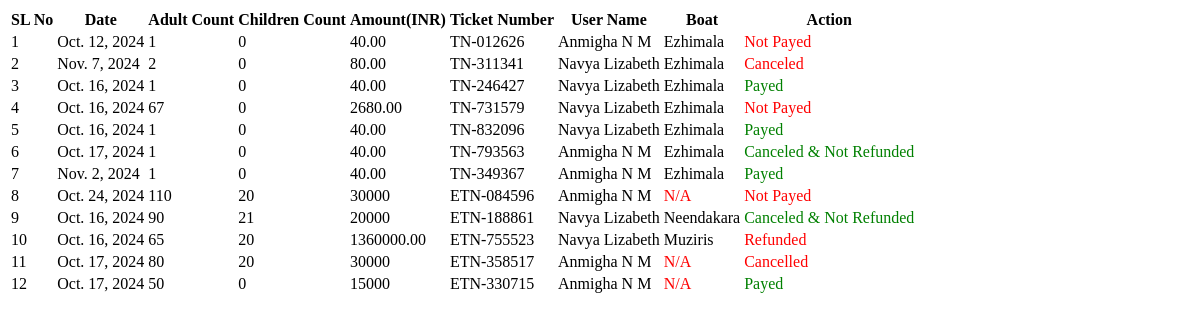
Before: /WebAdmin/ajaxreport/ with the older database file.
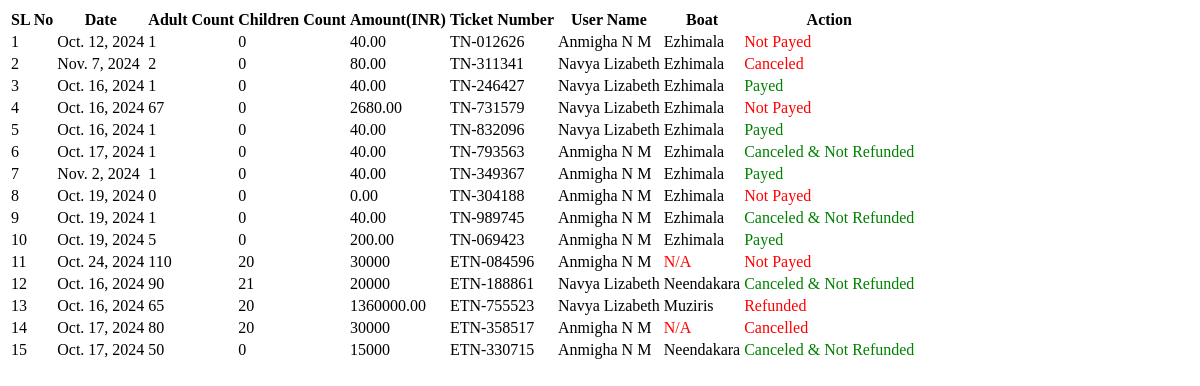
After: the same page with the newer database file.
### User/models.py (models this page shows, shortened)
class tbl_ticketbooking(models.Model):
    date = models.DateField()
    ticket_number = models.CharField(max_length=20, unique=True, blank=True, null=True)
    adults_count = models.CharField(max_length=20)
    childrens_count = models.CharField(max_length=20)
    book_amount = models.DecimalField(max_digits=10, decimal_places=2)  # Use DecimalField for monetary values
    service = models.ForeignKey(tbl_services, on_delete=models.CASCADE, default=1)
    user = models.ForeignKey(settings.AUTH_USER_MODEL, on_delete=models.CASCADE)
    payment = models.IntegerField(default=0)  # False for pending, True for completed
    payment_id = models.CharField(max_length=100, blank=True, null=True)  # Store payment ID if available
    refund_amount = models.DecimalField(max_digits=10, decimal_places=2, null=True, blank=True)

class tbl_eventbooking(models.Model):
    event_date = models.DateField()
    event_startpoint = models.ForeignKey(tbl_place, on_delete=models.CASCADE, related_name='event_startpoints')
    event_endpoint = models.ForeignKey(tbl_place, on_delete=models.CASCADE, related_name='event_endpoints')
    event_starttime = models.TimeField(default=time(0, 0))  # Default to 00:00:00
    duration = models.DurationField(null=True, blank=True)  # Store duration as a time period
    event_number = models.CharField(max_length=20, unique=True, blank=True, null=True)
    adult_count = models.CharField(max_length=20)
    children_count = models.CharField(max_length=20)
    boat_deck = models.CharField(max_length=50,default='1')
    event_type = models.ForeignKey(tbl_eventtype, on_delete=models.CASCADE)
    user = models.ForeignKey(settings.AUTH_USER_MODEL, on_delete=models.CASCADE)
    assign = models.ForeignKey(tbl_boat, on_delete=models.CASCADE, null=True)
    status = models.IntegerField(default=0)
    payment_id = models.CharField(max_length=100, blank=True, null=True)  # Store payment ID if available
    refund_amount = models.DecimalField(max_digits=10, decimal_places=2, null=True, blank=True)

### Guest/models.py (models this page shows, shortened)
class CustomDetails(AbstractUser):
    ROLE_CHOICES = [
        ('admin', 'Admin'),
        ('stationmaster', 'Station Master'),
        ('user', 'User'),
    ]
    role = models.CharField(max_length=20, choices=ROLE_CHOICES, default='user')

### StationMaster/models.py (models this page shows)
class tbl_services(models.Model):
    assignboat_boat = models.ForeignKey(tbl_boat, on_delete=models.CASCADE, default=1)  # Assuming 1 is a valid tbl_boat ID
    services_startpoint = models.ForeignKey(tbl_place, on_delete=models.CASCADE, related_name='services_startpoints')
    services_endpoint = models.ForeignKey(tbl_place, on_delete=models.CASCADE, related_name='services_endpoints')
    assignboat_starttime = models.TimeField(default=time(0, 0))  # Default to 00:00:00
    duration = models.DurationField(null=True, blank=True)  # Store duration as a time period
    rate = models.FloatField(default=0.0)
    status = models.IntegerField(default=1)

### WebAdmin/models.py (models this page shows, shortened)
class tbl_boat(models.Model):
    STATUS_CHOICES = [
        (1, 'Active'),
        (0, 'Inactive'),
    ]
    boat_name = models.CharField(max_length=20)
    boat_service = models.CharField(max_length=50,default='1')
    boat_deck = models.CharField(max_length=50,default='Single Deck')
    boat_capacity = models.IntegerField()
    boat_entrydate = models.DateField()
    status = models.IntegerField(choices=STATUS_CHOICES, default=1)

class tbl_eventtype(models.Model):
    STATUS_CHOICES = [
        (1, 'Active'),
        (0, 'Inactive'),
    ]
    event_type = models.CharField(max_length=20)
    event_rate=models.IntegerField()
    event_details=models.CharField(max_length=5000)
    status = models.IntegerField(choices=STATUS_CHOICES, default=1)

### WebAdmin/views.py (the view, shortened to what this page needs)
# urls.py: path('ajaxreport/',views.ajaxreport,name="AjaxReport"),
def ajaxreport(request):
    fdate = request.GET.get("fdate", "")
    tdate = request.GET.get("tdate", "")
    status = request.GET.get("status", "")
    ticket_type = request.GET.get("ticketType", "")
    booking = tbl_ticketbooking.objects.none()
    eventbooking = tbl_eventbooking.objects.none()
    combined_list = []
    counter = 1
    if ticket_type == "1":  # Public Transport Boat Services (ticket booking)
        booking = tbl_ticketbooking.objects.all()
        if fdate:
            booking = booking.filter(date__gte=fdate)
        if tdate:
            booking = booking.filter(date__lte=tdate)
        if status:
            booking = booking.filter(payment=status)
    else:  # Show both ticket and event bookings (All)
        booking = tbl_ticketbooking.objects.all()
        eventbooking = tbl_eventbooking.objects.all()
        if fdate:
            booking = booking.filter(date__gte=fdate)
            eventbooking = eventbooking.filter(event_date__gte=fdate)
        if tdate:
            booking = booking.filter(date__lte=tdate)
            eventbooking = eventbooking.filter(event_date__lte=tdate)
        if status:
            booking = booking.filter(payment=status)
            eventbooking = eventbooking.filter(status=status)
    for item in booking:
        combined_list.append({
            'type': 'booking',
            'data': item,
            'counter': counter
        })
        counter += 1
    for item in eventbooking:
        combined_list.append({
            'type': 'eventbooking',
            'data': item,
            'counter': counter
        })
        counter += 1
    return render(request, "WebAdmin/AjaxReport.html", {"combined_list": combined_list})

### WebAdmin/Templates/WebAdmin/AjaxReport.html
<div class="container">
    <div id="result" class="result-table">
        <table class="table">
            <tr>
                <th>SL No</th>
                <th>Date</th>
                <th>Adult Count</th>
                <th>Children Count</th>
                <th>Amount(INR)</th>
                <th>Ticket Number</th>
                <th>User Name</th>
                <th>Boat</th>
                <th>Action</th>
            </tr>
            {% for item in combined_list %}
            <tr>
                <td>{{ item.counter }}</td>
                {% if item.type == 'booking' %}
                <td>{{ item.data.date }}</td>
                <td>{{ item.data.adults_count }}</td>
                <td>{{ item.data.childrens_count }}</td>
                <td>{{ item.data.book_amount }}</td>
                <td>{{ item.data.ticket_number }}</td>
                <td>{{ item.data.user.first_name }} {{ item.data.user.last_name }}</td>
                <td>
                    {% if item.data.service %}
                    {{ item.data.service.assignboat_boat.boat_name }}
                    {% else %}
                    <span style="color: red;">N/A</span>
                    {% endif %}
                </td>
                <td>
                    {% if item.data.payment == 0 %}
                    <span style="color: red;">Not Payed</span>
                    {% elif item.data.payment == 1 %}
                    <span style="color: green;">Payed</span>
                    {% elif item.data.payment == 2 %}
                    <span style="color: green;">Canceled & Not Refunded</span>
                    {% elif item.data.payment == 3 %}
                    <span style="color: red;">Canceled</span>
                    {% elif item.data.payment == 4 %}
                    <span style="color: red;">Refunded</span>
                    {% else %}
                    Error
                    {% endif %}
                </td>
                {% elif item.type == 'eventbooking' %}
                <td>{{ item.data.event_date }}</td>
                <td>{{ item.data.adult_count }}</td>
                <td>{{ item.data.children_count }}</td>
                <td>
                    {% if item.data.status == 0 %}
                        {{ item.data.event_type.event_rate }}
                    {% elif item.data.status == 1 %}
                        {{ item.data.event_type.event_rate }}
                    {% elif item.data.status == 2 %}
                        {{ item.data.event_type.event_rate }}
                    {% elif item.data.status == 3 %}
                        {{ item.data.event_type.event_rate }}
                    {% elif item.data.status == 4 %}
                        {{ item.data.refund_amount }}
                    {% else %}
                    None
                    {% endif %}
                </td>
                <td>{{ item.data.event_number }}</td>
                <td>{{ item.data.user.first_name }} {{ item.data.user.last_name }}</td>
                <td>
                    {% if item.data.assign %}
                    {{ item.data.assign.boat_name }}
                    {% else %}
                    <span style="color: red;">N/A</span>
                    {% endif %}
                </td>
                <td>
                    {% if item.data.status == 0 %}
                    <span style="color: red;">Not Payed</span>
                    {% elif item.data.status == 1 %}
                    <span style="color: green;">Payed</span>
                    {% elif item.data.status == 2 %}
                    <span style="color: green;">Canceled & Not Refunded</span>
                    {% elif item.data.status == 3 %}
                    <span style="color: red;">Cancelled</span>
                    {% elif item.data.status == 4 %}
                    <span style="color: red;">Refunded</span>
                    {% else %}
                    Error
                    {% endif %}
                </td>
                {% endif %}
            </tr>
            {% endfor %}
        </table>
    </div>
</div>

Changed rows visible on the page:
added tbl_ticketbooking: counter "8", data "Oct. 19, 2024", data.adults_count "0", data.childrens_count "0", data.book_amount "0.00", data.ticket_number "TN-304188", data.user.first_name "Anmigha", data.user.last_name "N M", data.service.assignboat_boat.boat_name "Ezhimala", payment "Not Payed"
added tbl_ticketbooking: counter "9", data "Oct. 19, 2024", data.adults_count "1", data.childrens_count "0", data.book_amount "40.00", data.ticket_number "TN-989745", data.user.first_name "Anmigha", data.user.last_name "N M", data.service.assignboat_boat.boat_name "Ezhimala", payment "Canceled & Not Refunded"
added tbl_ticketbooking: counter "10", data "Oct. 19, 2024", data.adults_count "5", data.childrens_count "0", data.book_amount "200.00", data.ticket_number "TN-069423", data.user.first_name "Anmigha", data.user.last_name "N M", data.service.assignboat_boat.boat_name "Ezhimala", payment "Payed"
computed for tbl_eventbooking "Oct. 24, 2024": counter "8" → "11"
computed for tbl_eventbooking "ETN-188861": counter "9" → "12"
computed for tbl_eventbooking "ETN-755523": counter "10" → "13"
computed for tbl_eventbooking "ETN-358517": counter "11" → "14"
changed tbl_eventbooking "ETN-330715": counter "12" → "15"; data.assign.boat_name (not shown) → "Neendakara"; assign_id empty → 3 (drawn); status "Payed" → "Canceled & Not Refunded"
